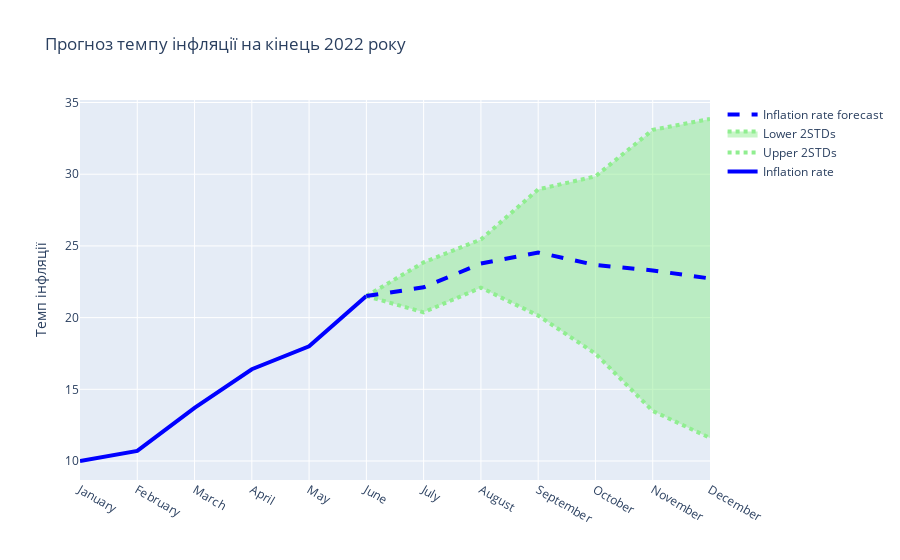

This figure's notebook cell:
### Markdown cell above
Бачимо, що без підвищення відсоткової ставки модель прогнозує значне зростання інфляції до 27.xx% у грудні 2022 року. З урахуванням підвищення відсоткової ставки модель прогнозує зменшення темпів інфляції у IV кварталі 2022 року. Хоча модель не можна використовувати для прогнозування облікової ставки, з порівняння прогнозів інфляції для обох моделей можна зробити висновок, що підвищення облікової ставки до 25% дозволяє стримати і навіть знизити темпи інфляції в кінці року.

### Code cell
plot_inflation_predictions(first_point=21.5)

### Figure 1 — Plotly figure (JSON) as saved in the notebook; plotly's stock layout.template omitted (floating-point values rounded to 4 significant figures)
{"data": [{"line": {"color": "blue", "width": 4}, "mode": "lines", "name": "Inflation rate", "type": "scatter", "x": ["January", "February", "March", "April", "May", "June"], "y": [10, 10.7, 13.7, 16.4, 18, 21.5]}, {"line": {"color": "lightgreen", "dash": "dot", "width": 4}, "mode": "lines", "name": "Upper 2STDs", "type": "scatter", "x": ["June", "July", "August", "September", "October", "November", "December"], "y": [21.5, 23.85, 25.45, 28.94, 29.85, 33.09, 33.85]}, {"fill": "tonexty", "line": {"color": "lightgreen", "dash": "dot", "width": 4}, "mode": "lines", "name": "Lower 2STDs", "type": "scatter", "x": ["June", "July", "August", "September", "October", "November", "December"], "y": [21.5, 20.37, 22.09, 20.14, 17.49, 13.49, 11.61]}, {"line": {"color": "blue", "dash": "dash", "width": 4}, "mode": "lines", "name": "Inflation rate forecast", "type": "scatter", "x": ["June", "July", "August", "September", "October", "November", "December"], "y": [21.5, 22.11, 23.77, 24.54, 23.67, 23.29, 22.73]}], "layout": {"title": {"text": "Прогноз темпу інфляції на кінець 2022 року"}, "yaxis": {"title": {"text": "Темп інфляції"}}}}
